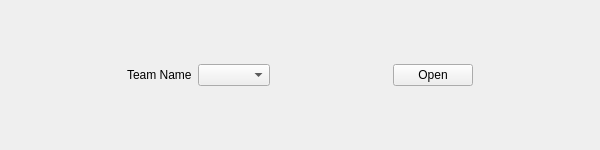
<?xml version="1.0" encoding="UTF-8"?>
<ui version="4.0">
 <class>openTeamForm</class>
 <widget class="QWidget" name="openTeamForm">
  <property name="geometry">
   <rect>
    <x>0</x>
    <y>0</y>
    <width>600</width>
    <height>150</height>
   </rect>
  </property>
  <property name="minimumSize">
   <size>
    <width>600</width>
    <height>150</height>
   </size>
  </property>
  <property name="maximumSize">
   <size>
    <width>600</width>
    <height>150</height>
   </size>
  </property>
  <property name="windowTitle">
   <string>Open Team</string>
  </property>
  <layout class="QHBoxLayout" name="horizontalLayout">
   <item>
    <spacer name="horizontalSpacer_2">
     <property name="orientation">
      <enum>Qt::Horizontal</enum>
     </property>
     <property name="sizeHint" stdset="0">
      <size>
       <width>87</width>
       <height>20</height>
      </size>
     </property>
    </spacer>
   </item>
   <item>
    <widget class="QLabel" name="label">
     <property name="text">
      <string>Team Name</string>
     </property>
    </widget>
   </item>
   <item>
    <widget class="QComboBox" name="teamnames"/>
   </item>
   <item>
    <spacer name="horizontalSpacer">
     <property name="orientation">
      <enum>Qt::Horizontal</enum>
     </property>
     <property name="sizeHint" stdset="0">
      <size>
       <width>87</width>
       <height>20</height>
      </size>
     </property>
    </spacer>
   </item>
   <item>
    <widget class="QPushButton" name="openbutton">
     <property name="text">
      <string>Open</string>
     </property>
    </widget>
   </item>
   <item>
    <spacer name="horizontalSpacer_3">
     <property name="orientation">
      <enum>Qt::Horizontal</enum>
     </property>
     <property name="sizeHint" stdset="0">
      <size>
       <width>87</width>
       <height>20</height>
      </size>
     </property>
    </spacer>
   </item>
  </layout>
 </widget>
 <resources/>
 <connections/>
</ui>
